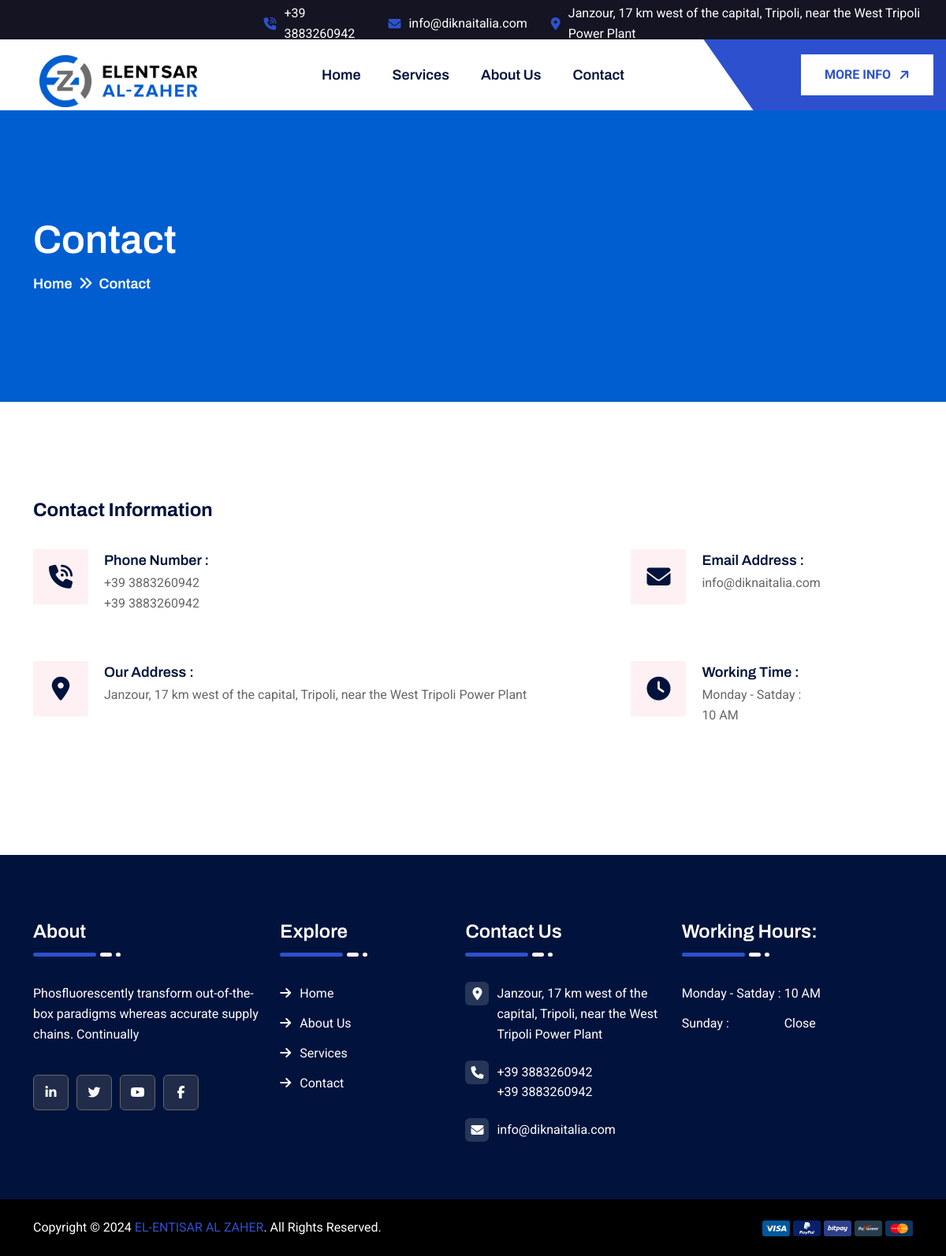
The app's page /contact with its own data.
### zaher_app/models.py (models this page shows, shortened)
class ContactInfo(models.Model):
    administration_number = models.CharField(max_length=20)
    workshop_number = models.CharField(max_length=20)
    sales_number = models.CharField(max_length=20)
    mail = models.CharField(max_length=50, blank=True, null=True)
    opening_day = models.CharField(max_length=50, blank=True, null=True)
    open_time = models.CharField(max_length=50, blank=True, null=True)
    closing_day = models.CharField(max_length=50, blank=True, null=True)
    class Meta:
        verbose_name_plural = "Contact Info"

class CompanyInfo(models.Model):
    name = models.CharField(max_length=200)
    logo = models.ImageField(upload_to='logo/')
    headquarter_address = models.CharField(max_length=300)
    main_warehouse_address = models.CharField(max_length=300)
    maintenance_center_address = models.CharField(max_length=300)
    class Meta:
        verbose_name_plural = "Company Info"

### zaher_app/views.py (the view)
# urls.py: path('contact', views.contact, name = "contact"),
def contact(request):
  return render (request, "contact.html")

### zaher_app/context_processors.py (called while the page is built)
def company_info(request):
    info = CompanyInfo.objects.first()
    contact = ContactInfo.objects.first()
    return {
        'info': info,
        'contact': contact,
    }

### zaher_app/templates/contact.html
{% extends 'base.html' %}
{% load static %}
{% block content %}
    <section class="cs_page_heading cs_bg_filed cs_center cs_primary_bg" style="background-color: #005ED1;">
      <div class="container">
        <h1 class="cs_white_color cs_semibold cs_white_color cs_mb_10 cs_fs_50">Contact</h1>
        <ol class="breadcrumb cs_heading_font">
          <li class="breadcrumb-item"><a href="{% url 'index' %}">Home</a></li>
          <li class="breadcrumb-item active">Contact</li>
        </ol>
      </div>
    </section>
    <section>
      <div class="cs_height_120 cs_height_lg_80"></div>
      <div class="container">
        <div class="row cs_gap_y_50">
          <div class="col-lg-12">
            <div class="cs_contact_desc">
              <h3 class="cs_fs_24 cs_mb_33">Contact Information</h3>
              <div class="cs_contact_info_grid">
                <div class="cs_iconbox cs_style_5">
                  <div class="cs_iconbox_icon cs_center cs_accent_bg_light cs_heading_color">
                    <i class="fa-solid fa-phone-volume"></i></div>
                    <div class="cs_iconbox_info">
                      <h3 class="cs_fs_18 cs_semibold cs_mb_2">Phone Number :</h3>
                      <a href="tel:+111(564)56825">{{contact.workshop_number}}</a><br>
                      <a href="tel:+111(564)56826">{{contact.sales_number}}</a>
                    </div>
                </div>
                <div class="cs_iconbox cs_style_5">
                  <div class="cs_iconbox_icon cs_center cs_accent_bg_light cs_heading_color">
                    <i class="fa-solid fa-envelope"></i></div>
                    <div class="cs_iconbox_info">
                      <h3 class="cs_fs_18 cs_semibold cs_mb_2">Email Address :</h3>
                      <a href="mailTo:needhelpcripar@gmail.com">{{contact.mail}}</a>
                    </div>
                </div>
                <div class="cs_iconbox cs_style_5">
                  <div class="cs_iconbox_icon cs_center cs_accent_bg_light cs_heading_color">
                    <i class="fa-solid fa-location-dot"></i></div>
                    <div class="cs_iconbox_info">
                      <h3 class="cs_fs_18 cs_semibold cs_mb_2">Our Address :</h3>
                      <p class="mb-0">{{info.headquarter_address}}</p>
                    </div>
                </div>
                <div class="cs_iconbox cs_style_5">
                  <div class="cs_iconbox_icon cs_center cs_accent_bg_light cs_heading_color">
                    <i class="fa-solid fa-clock"></i></div>
                    <div class="cs_iconbox_info">
                      <h3 class="cs_fs_18 cs_semibold cs_mb_2">Working Time :</h3>
                      <p class="mb-0">{{contact.opening_day}} :</p>
                      <p class="mb-0">{{contact.open_time}}</p>
                    </div>
                </div>
              </div>
            </div>
            <div class="cs_height_44 cs_height_lg_30"></div>
          </div>
        </div>
      </div>
      <div class="cs_height_120 cs_height_lg_80"></div>
    </section>
{% endblock %}

### templates/base.html (shortened to what this page needs)
{% load static %}
<!DOCTYPE html>
<html class="no-js" lang="en">
<head>
  <link rel="stylesheet" href="{% static 'assets/css/bootstrap.min.css' %}">
  <link rel="stylesheet" href="{% static 'assets/css/fontawesome.min.css' %}">
  <link rel="stylesheet" href="{% static 'assets/css/animate.css' %}">
  <link rel="stylesheet" href="{% static 'assets/css/slick.min.css' %}">
  <link rel="stylesheet" href="{% static 'assets/css/odometer.css' %}">
  <link rel="stylesheet" href="{% static 'assets/css/style.css' %}">
</head>
<body>
  <header class="cs_site_header cs_style_1 cs_type_1 cs_heading_color cs_sticky_header">
    <div class="cs_top_header">
      <div class="container-fluid">
        <div class="cs_top_header_in">
          <div class="cs_top_header_left mt-1">
            <ul class="cs_header_contact_list cs_mp_0">
              <li>
                <i class="fa-solid fa-phone-volume"></i>
                <a href="{{contact.workshop_number}}">{{contact.workshop_number}}</a>
              </li>
              <li>
                <i class="fa-solid fa-envelope"></i>
                <a href="{{contact.mail}}">{{contact.mail}}</a>
              </li>
              <li>
                <i class="fa-solid fa-location-dot"></i>
                <span>{{info.headquarter_address}}</span>
              </li>
            </ul>
          </div>
        </div>
      </div>
    </div>
    <div class="cs_main_header">
      <div class="container-fluid">
        <div class="cs_main_header_in">
          <div class="cs_main_header_left">
            <div class="cs_logo_wrap">
              <a class="cs_site_branding" href="index.html">
                <img src="{{info.logo.url}}" alt="Logo" >
              </a>
            </div>
          </div>
          <div class="cs_main_header_center">
            <div class="cs_nav cs_fs_18 cs_semibold cs_heading_color cs_heading_font">
              <div class="cs_nav_list_wrap">
                <ul class="cs_nav_list">
                  <li class="">
                    <a href="{% url 'index' %}">Home</a>
                  </li>
                  <li class="">
                    <a href="{% url 'service' %}">Services</a>
                  </li>
                  <li class="">
                    <a href="{% url 'about' %}">About Us</a>
                  </li>
                  <li><a href="{% url 'contact' %}">Contact</a></li>
                </ul>
              </div>
            </div>
          </div>
          <div class="cs_main_header_right">
            <a href="{% url 'about' %}" class="cs_btn cs_style_1">
              <span>More Info</span>
              <i class="fa-solid fa-arrow-right"></i>
            </a>
          </div>
        </div>
      </div>
    </div>
  </header>
  <div class="cs_site_header_spacing_140"></div>
  {% block content %}{% endblock %}
  <footer class="cs_footer cs_style_1 cs_bg_filed cs_heading_bg" data-src="assets/img/footer_bg.jpg">
    <div class="cs_main_footer cs_white_color">
      <div class="container">
        <div class="cs_footer_row">
          <div class="cs_footer_col">
            <div class="cs_footer_widget">
              <h2 class="cs_footer_widget_title cs_fs_24 cs_semibold cs_white_color cs_mb_10">About</h2>
              <div class="cs_footer_widget_seperator">
                <span class="cs_accent_bg"></span>
                <span class="cs_white_bg"></span>
                <span class="cs_white_bg"></span>
              </div>
              <div class="cs_text_widget">
                <p>Phosfluorescently transform out-of-the-box paradigms whereas accurate supply chains. Continually</p>
              </div>
              <div class="cs_social_btns cs_style_1">
                <a href="#" class="cs_social_btn cs_center">
                  <i class="fa-brands fa-linkedin-in"></i>
                </a>
                <a href="#" class="cs_social_btn cs_center">
                  <i class="fa-brands fa-twitter"></i>
                </a>
                <a href="#" class="cs_social_btn cs_center">
                  <i class="fa-brands fa-youtube"></i>
                </a>
                <a href="#" class="cs_social_btn cs_center">
                  <i class="fa-brands fa-facebook-f"></i>
                </a>
              </div>
            </div>
          </div>
          <div class="cs_footer_col">
            <div class="cs_footer_widget">
              <h2 class="cs_footer_widget_title cs_fs_24 cs_semibold cs_white_color cs_mb_10">Explore</h2>
              <div class="cs_footer_widget_seperator">
                <span class="cs_accent_bg"></span>
                <span class="cs_white_bg"></span>
                <span class="cs_white_bg"></span>
              </div>
              <ul class="cs_footer_menu">
                <li>
                  <a href="{% url 'index' %}">Home</a>
                </li>
                <li>
                  <a href="{% url 'about' %}">About Us</a>
                </li>
                <li>
                  <a href="{% url 'service' %}">Services</a>
                </li>
                <li>
                  <a href="{% url 'contact' %}">Contact</a>
                </li>
              </ul>
            </div>
          </div>
          <div class="cs_footer_col">
            <div class="cs_footer_widget">
              <h2 class="cs_footer_widget_title cs_fs_24 cs_semibold cs_white_color cs_mb_10">Contact Us</h2>
              <div class="cs_footer_widget_seperator">
                <span class="cs_accent_bg"></span>
                <span class="cs_white_bg"></span>
                <span class="cs_white_bg"></span>
              </div>
              <ul class="cs_footer_contact_list cs_mp_0">
                <li>
                  <i class="fa-solid fa-location-dot cs_center"></i>
                  {{info.headquarter_address}}
                </li>
                <li>
                  <i class="fa-solid fa-phone cs_center"></i>
                  <a href="tel:+(163)-5565-06979">{{contact.workshop_number}}</a> <br>
                  <a href="tel:+(163)-5565-07989">{{contact.sales_number}}</a>
                </li>
                <li>
                  <i class="fa-solid fa-envelope cs_center"></i>
                  <a href="mailto:cripar@gmail.com">{{contact.mail}}</a>
                </li>
              </ul>
            </div>
          </div>
          <div class="cs_footer_col">
            <div class="cs_footer_widget">
              <h2 class="cs_footer_widget_title cs_fs_24 cs_semibold cs_white_color cs_mb_10">Working Hours:</h2>
              <div class="cs_footer_widget_seperator">
                <span class="cs_accent_bg"></span>
                <span class="cs_white_bg"></span>
                <span class="cs_white_bg"></span>
              </div>
              <ul class="cs_working_hours">
                <li>
                  <span>{{contact.opening_day}} :</span>
                  <span>{{contact.open_time}}</span>
                </li>
                <li>
                  <span>{{contact.closing_day}} :</span>
                  <span>Close</span>
                </li>
              </ul>
            </div>
          </div>
        </div>
      </div>
    </div>
    <div class="cs_footer_bottom cs_white_color">
      <div class="container">
        <div class="cs_footer_bottom_in">
          <div class="cs_footer_copyright">
            Copyright © 2024 <a href="#">EL-ENTISAR AL ZAHER</a>. All Rights Reserved.
          </div>
          <div>
            <img src="assets/img/payment_card.svg" alt="">
          </div>
        </div>
      </div>
    </div>
  </footer>
  {% load static %}
</body>
</html>

### records on screen
ContactInfo: workshop_number "+39 3883260942", mail "info@diknaitalia.com", sales_number "+39 3883260942", opening_day "Monday - Satday", open_time "10 AM", closing_day "Sunday"
CompanyInfo: headquarter_address "Janzour, 17 km west of the capital, Tripoli, near the West Tripoli Power Plant", logo (picture)
